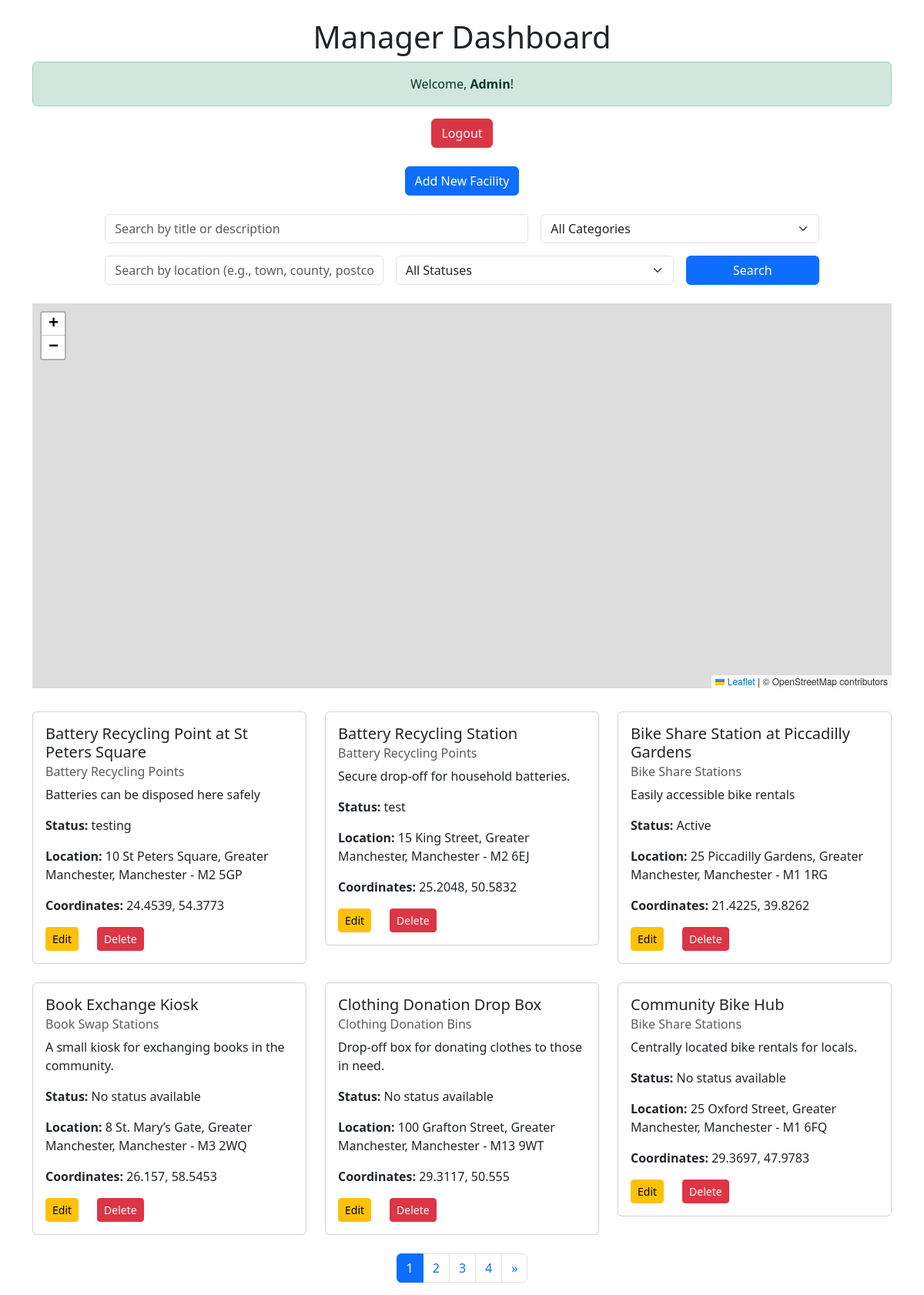
Page /index.php?view=dashboard (signed in) on the committed database.
### tables this page shows
CREATE TABLE "ecoFacilityStatus"
(
	id INTEGER not null
		primary key autoincrement
		unique,
	facilityId INTEGER not null
		constraint ecoFacilityStatus_ecoFacilities_id_fk
			references ecoFacilities,
	statusComment VARCHAR(100) not null
);

CREATE TABLE ecoFacilities (
                               id INTEGER PRIMARY KEY AUTOINCREMENT NOT NULL UNIQUE,
                               title VARCHAR(50) NOT NULL,
                               category INTEGER,
                               description VARCHAR(150) NOT NULL,
                               houseNumber VARCHAR(50),
                               streetName VARCHAR(50),
                               county VARCHAR(50),
                               town VARCHAR(50),
                               postcode VARCHAR(7) NOT NULL,
                               lng FLOAT NOT NULL,
                               lat FLOAT NOT NULL,
                               contributor INTEGER,
                               FOREIGN KEY (category) REFERENCES ecoCategories(id),
                               FOREIGN KEY (contributor) REFERENCES ecoUser(id)
);

CREATE TABLE "ecoCategories"
(
	id INTEGER not null
		primary key
		unique,
	name VARCHAR(50) not null
		unique
);

### controllers/FacilityController.php (called while the page is built, shortened)
<?php
class FacilityController {
    private $facilityModel;
    public function __construct($facilityModel) {
        $this->facilityModel = $facilityModel;
    }
    public function browseFacilities($search = '', $category = null, $location = null, $status = null) {
        return $this->facilityModel->searchFacilities($search, $category, $location, $status);
    }
    public function getPaginatedFacilities($page, $limit, $search = '', $category = null, $location = null, $status = null) {
        $offset = ($page - 1) * $limit;
        return $this->facilityModel->getPaginatedFacilities($offset, $limit, $search, $category, $location, $status);
    }
    public function getTotalFacilities($search = '', $category = null) {
        return $this->facilityModel->getTotalFacilities($search, $category);
    }
}
?>

### models/Facility.php (called while the page is built, shortened)
<?php
class Facility {
    private $pdo;
    public function __construct($pdo) {
        $this->pdo = $pdo;
    }
    public function searchFacilities($search = '', $category = null, $location = null, $status = null) {
        $query = "
        SELECT ecoFacilities.*,
               ecoCategories.name AS category_name,
               ecoUser.username AS contributor_name,
               (SELECT statusComment
                FROM ecoFacilityStatus
                WHERE facilityId = ecoFacilities.id
                ORDER BY ROWID DESC LIMIT 1) AS statusComment
        FROM ecoFacilities
        LEFT JOIN ecoCategories ON ecoFacilities.category = ecoCategories.id
        LEFT JOIN ecoUser ON ecoFacilities.contributor = ecoUser.id
        WHERE (ecoFacilities.title LIKE :search OR ecoFacilities.description LIKE :search)
    ";
        $query .= " ORDER BY ecoFacilities.title ASC";
        $stmt = $this->pdo->prepare($query);
        $params = [
            ':search' => '%' . $search . '%',
        ];
        $stmt->execute($params);
        return $stmt->fetchAll(PDO::FETCH_ASSOC);
    }
    public function getPaginatedFacilities($offset, $limit, $search = '', $category = null, $location = null, $status = null) {
        $query = "
        SELECT ecoFacilities.*,
               ecoCategories.name AS category_name,
               ecoUser.username AS contributor_name,
               (SELECT statusComment
                FROM ecoFacilityStatus
                WHERE facilityId = ecoFacilities.id
                ORDER BY ROWID DESC LIMIT 1) AS statusComment
        FROM ecoFacilities
        LEFT JOIN ecoCategories ON ecoFacilities.category = ecoCategories.id
        LEFT JOIN ecoUser ON ecoFacilities.contributor = ecoUser.id
        WHERE (ecoFacilities.title LIKE :search OR ecoFacilities.description LIKE :search)
    ";
        $query .= " ORDER BY ecoFacilities.title ASC LIMIT :offset, :limit";
        $stmt = $this->pdo->prepare($query);
        $params = [
            ':search' => '%' . $search . '%',
            ':offset' => $offset,
            ':limit' => $limit,
        ];
        $stmt->bindValue(':offset', $offset, PDO::PARAM_INT);
        $stmt->bindValue(':limit', $limit, PDO::PARAM_INT);
        $stmt->execute($params);
        return $stmt->fetchAll(PDO::FETCH_ASSOC);
    }
    public function getTotalFacilities($search = '', $category = null, $location = null, $status = null) {
        $query = "
    SELECT COUNT(*) as total
    FROM ecoFacilities
    WHERE (title LIKE :search OR description LIKE :search)
";
        $stmt = $this->pdo->prepare($query);
        $params = [
            ':search' => '%' . $search . '%',
        ];
        $stmt->execute($params);
        return $stmt->fetch(PDO::FETCH_ASSOC)['total'];
    }
}

### views/manager/dashboard.php (the view, shortened to what this page needs)
<?php
$page = isset($_GET['page']) ? (int)$_GET['page'] : 1;
$limit = 6;
$location = $_GET['location'] ?? null;
$status = $_GET['status'] ?? null;
$total = $facilityController->getTotalFacilities($search, $category, $location, $status);
$facilities = $facilityController->getPaginatedFacilities($page, $limit, $search, $category, $location, $status);
$totalPages = ceil($total / $limit);
?>
<!DOCTYPE html>
<html>
<head>
    <link href="https://cdn.jsdelivr.net/npm/bootstrap@5.3.3/dist/css/bootstrap.min.css" rel="stylesheet">
</head>
<body>
<div class="container mt-4">
    <h1 class="text-center">Manager Dashboard</h1>
    <div class="alert alert-success text-center">
        Welcome, <strong><?php echo htmlspecialchars($_SESSION['username']); ?></strong>!
    </div>
    <div class="text-center mb-4">
        <a href="/ecoBuddy/index.php?view=logout" class="btn btn-danger">Logout</a>
    </div>
    <div class="text-center mb-4">
        <a href="/ecoBuddy/index.php?view=add_facility" class="btn btn-primary">
            <i class="fas fa-plus"></i> Add New Facility
        </a>
    </div>
    <form method="GET" action="/ecoBuddy/index.php" class="mb-4">
        <div class="row g-3 justify-content-center">
            <div class="col-md-6">
                <input type="text" name="search" class="form-control" placeholder="Search by title or description"
                       value="<?php echo htmlspecialchars($_GET['search'] ?? ''); ?>">
            </div>
            <div class="col-md-4">
                <select name="category" class="form-select">
                    <option value="">All Categories</option>
                </select>
            </div>
            <div class="col-md-4">
                <input type="text" name="location" class="form-control" placeholder="Search by location (e.g., town, county, postcode)"
                       value="<?php echo htmlspecialchars($_GET['location'] ?? ''); ?>">
            </div>
            <div class="col-md-4">
                <select name="status" class="form-select">
                    <option value="">All Statuses</option>
                </select>
            </div>
            <div class="col-md-2">
                <button type="submit" class="btn btn-primary w-100">Search</button>
            </div>
        </div>
    </form>
    <div id="map" style="height: 500px; width: 100%; margin-bottom: 30px;"></div>
    <?php if (!empty($facilities)) : ?>
        <div class="row">
            <?php foreach ($facilities as $facility) : ?>
                <div class="col-md-4 mb-4">
                    <div class="card">
                        <div class="card-body">
                            <h5 class="card-title"><?php echo htmlspecialchars($facility['title']); ?></h5>
                            <h6 class="card-subtitle mb-2 text-muted"><?php echo htmlspecialchars($facility['category_name']); ?></h6>
                            <p class="card-text"><?php echo htmlspecialchars($facility['description']); ?></p>
                            <p><strong>Status:</strong>
                                <?php echo !empty($facility['statusComment'])
                                    ? htmlspecialchars($facility['statusComment'])
                                    : 'No status available'; ?>
                            </p>
                            <p><strong>Location:</strong>
                                <?php echo htmlspecialchars($facility['houseNumber'] . ' ' . $facility['streetName'] . ', ' . $facility['county'] . ', ' . $facility['town'] . ' - ' . $facility['postcode']); ?>
                            </p>
                            <p><strong>Coordinates:</strong>
                                <?php echo !empty($facility['lat']) && !empty($facility['lng'])
                                    ? htmlspecialchars($facility['lat'] . ', ' . $facility['lng'])
                                    : 'Coordinates not available'; ?>
                            </p>
                            <div class="d-flex justify-content-start gap-4">
                                <a href="/ecoBuddy/index.php?view=edit_facility&id=<?php echo $facility['id']; ?>" class="btn btn-warning btn-sm">
                                    Edit
                                </a>
                                <a href="/ecoBuddy/index.php?view=delete_facility&id=<?php echo $facility['id']; ?>" class="btn btn-danger btn-sm"
                                   onclick="return confirm('Are you sure you want to delete this facility?');">
                                    Delete
                                </a>
                            </div>
                        </div>
                    </div>
                </div>
            <?php endforeach; ?>
        </div>
        <nav aria-label="Page navigation">
            <ul class="pagination justify-content-center">
                <?php for ($i = 1; $i <= $totalPages; $i++): ?>
                    <li class="page-item <?php echo $i === $page ? 'active' : ''; ?>">
                        <a class="page-link" href="?view=dashboard&page=<?php echo $i; ?>"><?php echo $i; ?></a>
                    </li>
                <?php endfor; ?>
                <?php if ($page < $totalPages): ?>
                    <li class="page-item">
                        <a class="page-link" href="?view=dashboard&page=<?php echo $page + 1; ?>" aria-label="Next">
                            <span aria-hidden="true">&raquo;</span>
                        </a>
                    </li>
                <?php endif; ?>
            </ul>
        </nav>
    <?php else : ?>
        <div class="alert alert-warning text-center">No facilities found. Try adjusting your search criteria.</div>
    <?php endif; ?>
</div>
<link rel="stylesheet" href="https://unpkg.com/leaflet/dist/leaflet.css" />
</body>
</html>

### rows in the picture
ecofacilitystatus: facilityId.title "Battery Recycling Point at St Peters Square", ecocategories.name "Battery Recycling Points", facilityId.description "Batteries can be disposed here safely", statusComment "testing", facilityId.postcode "10 St Peters Square, Greater Manchester, Manchester - M2 5GP", facilityId.lng "24.4539, 54.3773"
ecofacilitystatus: facilityId.title "Battery Recycling Station", ecocategories.name "Battery Recycling Points", facilityId.description "Secure drop-off for household batteries.", statusComment "test", facilityId.postcode "15 King Street, Greater Manchester, Manchester - M2 6EJ", facilityId.lng "25.2048, 50.5832"
ecofacilitystatus: facilityId.title "Bike Share Station at Piccadilly Gardens", ecocategories.name "Bike Share Stations", facilityId.description "Easily accessible bike rentals", statusComment "Active", facilityId.postcode "25 Piccadilly Gardens, Greater Manchester, Manchester - M1 1RG", facilityId.lng "21.4225, 39.8262"
ecofacilities: title "Book Exchange Kiosk", category.name "Book Swap Stations", description "A small kiosk for exchanging books in the community.", shows "No status available", houseNumber+streetName+county "8 St. Mary’s Gate, Greater Manchester, Manchester - M3 2WQ", lat+lng "26.157, 58.5453"
ecofacilities: title "Clothing Donation Drop Box", category.name "Clothing Donation Bins", description "Drop-off box for donating clothes to those in need.", shows "No status available", houseNumber+streetName+county "100 Grafton Street, Greater Manchester, Manchester - M13 9WT", lat+lng "29.3117, 50.555"
ecofacilities: title "Community Bike Hub", category.name "Bike Share Stations", description "Centrally located bike rentals for locals.", shows "No status available", houseNumber+streetName+county "25 Oxford Street, Greater Manchester, Manchester - M1 6FQ", lat+lng "29.3697, 47.9783"

### other values in the picture
$_SESSION['username'] "Admin"
